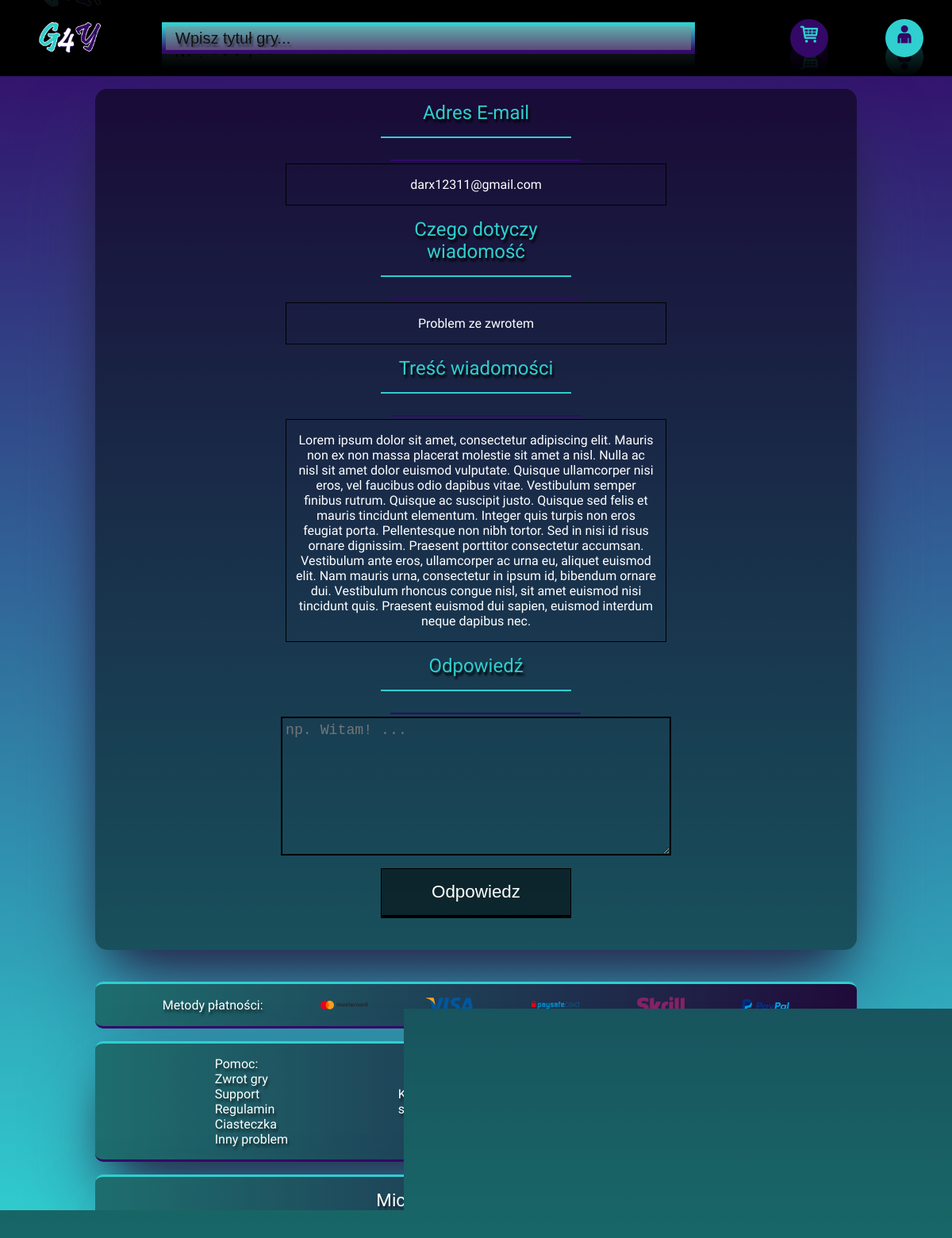
The app's page /odpowiedz?id=3 (signed in) with its own data.
### tables this page shows
CREATE TABLE `user` (
  `ID_User` int(7) NOT NULL,
  `Login` varchar(100) NOT NULL,
  `Password` varchar(512) NOT NULL,
  `ID_Additional_data` int(7) DEFAULT NULL,
  `ID_Rank` int(2) NOT NULL
);

CREATE TABLE `additional_data` (
  `ID_Additional_data` int(7) NOT NULL,
  `ID_Country` int(3) DEFAULT NULL,
  `Name` varchar(200) DEFAULT NULL,
  `Surname` varchar(200) DEFAULT NULL,
  `Postal_code` varchar(7) DEFAULT NULL,
  `City` varchar(200) DEFAULT NULL,
  `Street` varchar(200) DEFAULT NULL,
  `Street_number` varchar(5) DEFAULT NULL,
  `House_number` varchar(5) DEFAULT NULL,
  `Email` varchar(250) NOT NULL
);

CREATE TABLE `issue` (
  `ID_Issue` int(2) NOT NULL,
  `Issue` varchar(250) NOT NULL
);

CREATE TABLE `notices` (
  `ID_Notices` int(9) NOT NULL,
  `ID_User` int(7) NOT NULL,
  `ID_Issue` int(2) NOT NULL,
  `Notice` varchar(2000) NOT NULL
);

### php/Database.php (called while the page is built, shortened)
<?php
    class Database {
        function getNotice($pdo, $idNotice){
            if ($pdo) {
                $sth = $pdo->prepare('SELECT `notices`.`ID_Notices`, `user`.`Login`, `additional_data`.`Email`, `issue`.`Issue`, `notices`.`Notice` FROM `user`, `additional_data`, `issue`, `notices` WHERE `user`.`ID_Additional_data`=`additional_data`.`ID_Additional_data` AND `notices`.`ID_User`=`user`.`ID_User` AND `notices`.`ID_Issue` = `issue`.`ID_Issue` AND `ID_Notices` = '.$idNotice.' ;');
                $sth->execute();
                return $sth->fetchAll(PDO::FETCH_NUM);
            } else {
                return 'Database error';
            }
        }
    }
?>

### php/Reply.php (the view, shortened to what this page needs)
<?php
    class Reply {
        protected $issue;
        protected $mail;
        protected $description;
        protected $reply;
        function setValueReply($mail, $issue, $description, $reply) {
            $this->mail = filter_var($mail, FILTER_SANITIZE_EMAIL);
            $this->issue = filter_var($issue, FILTER_SANITIZE_STRING);
            $this->description = filter_var($description, FILTER_SANITIZE_STRING);
            $this->reply = filter_var($reply, FILTER_SANITIZE_STRING);
        }
        function drawReplyForm($db, $pdo) {
            echo '<div class="contact-form">
                    <label for="mail" class="label">
                        Adres E-mail
                    </label>
                    <div class="label-desc">'.$this->mail.'</div>
                    <label for="issue" class="label">
                        Czego dotyczy wiadomość
                    </label>
                    <div class="label-desc">'.$this->issue.'</div>
                    <label for="description-issue" class="label">
                        Treść wiadomości
                    </label>
                    <div class="label-desc">'.$this->description.'</div>
                    <label for="reply-issue" class="label">
                        Odpowiedź
                    </label>
                    <form class="contact-form" method="POST">
                        <textarea name="reply-issue" id="reply-issue" class="input-account textarea-account" maxlength="2000" placeholder="np. Witam! ...">'.$this->reply.'</textarea>
                        <input type="submit" value="Odpowiedz" class="submit-account">';
                    echo '</form>';
                echo '</div>';
        }
    }
?>

### css/admin-style.css (style rules this page uses)
.label-desc { border: 1px solid black; width: 40vw; height: auto; padding: 2vh 1vw; box-sizing: border-box; text-align: center; color: #FFF; margin-top: 2vh; }

### css/account-style.css (style rules this page uses)
.label { width: 20vw; text-align: center; border-bottom: 2px solid #30cfd0; box-sizing: border-box; padding: 2vh 1vw; margin-bottom: 2vh; position: relative; font-size: 1.5em; text-shadow: 2px 4px 3px #000; color: #30cfd0; }
.label::after { content: ''; display: block; position: absolute; width: 20vw; height: 2px; background-color: #330867; bottom: -2vh; }
.input-account { width: 20vw; margin-top: 2vh; background: transparent; color: #FFF; outline: none; border: none; border-bottom: 2px solid #000; font-size: 1.4em; text-align: center; padding: 0.3em 0.2em; }
.submit-account { width: 20vw; padding: 2vh 1vw; box-sizing: border-box; margin: 2vh 0; cursor: pointer; font-size: 1.4em; background-color: rgba(0, 0, 0, 0.5); border: none; border: 1px solid black; border-bottom: 4px solid #000; color: #FFF; transition: all 0.25s ease-in-out; -webkit-transition: all 0.25s ease-in-out; -moz-transition: all 0.25s ease-in-out; -ms-transition: all 0.25s ease-in-out; -o-transition: all 0.25s ease-in-out; }
.contact-form { height: auto; display: flex; justify-content: space-between; align-items: center; flex-direction: column; }
.textarea-account { width: 40vw; height: 20vh; border: 2px solid black; text-align: left; }

### css/main-style.css (style rules this page uses)
html, body { margin: 0; padding: 0; font-family: 'Oswald', sans-serif; }
body { background: linear-gradient(to top, #30cfd0 0%, #330867 100%); background-attachment: fixed; }

### records on screen
user: ID_Additional_data.Email "darx12311@gmail.com", issue.Issue "Problem ze zwrotem", notices.Notice "Lorem ipsum dolor sit amet, consectetur adipiscing elit. Mauris non ex non massa placerat molestie sit amet a nisl. Nulla ac nisl sit amet dolor euismod vulputate. Quisque ullamcorper nisi eros, vel faucibus odio dapibus vitae. Vestibulum semper finibus rutrum. Quisque ac suscipit justo. Quisque sed felis et mauris tincidunt elementum. Integer quis turpis non eros feugiat porta. Pellentesque non nibh tortor. Sed in nisi id risus ornare dignissim. Praesent porttitor consectetur accumsan. Vestibulum ante eros, ullamcorper ac urna eu, aliquet euismod elit. Nam mauris urna, consectetur in ipsum id, bibendum ornare dui. Vestibulum rhoncus congue nisl, sit amet euismod nisi tincidunt quis.…"
